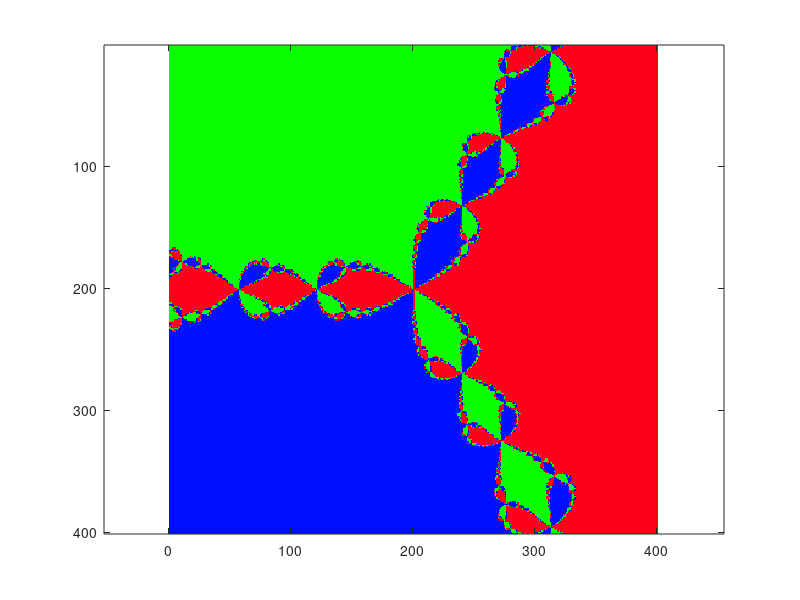

Write the MATLAB code that produced this figure.
x = -2 : 0.01 : 2;
y = -2 : 0.01 : 2;
[a, b] = meshgrid(x, y);
    Z = a+1i*b;
for ii = 1:1:1000
    Z = Z - (Z-Z.^-2)/3;
end
RZ = real(Z);
IZ = imag(Z);
Rt1 = sqrt((abs(1-RZ)).^2+(abs(0-IZ)).^2);
Rt2 = sqrt((abs(-0.5-RZ)).^2+(abs((sqrt(3)/2)-IZ)).^2);
Rt3 = sqrt((abs(-0.5-RZ)).^2+(abs((-sqrt(3)/2)-IZ)).^2);
Fractal = zeros(size(Z));
Fractal = Fractal + 3*(Rt1 < 0.1);
Fractal = Fractal + 2*(Rt2 < 0.1);
Fractal = Fractal + (Rt3 < 0.1);
imagesc(Fractal);
axis equal tight
colormap(hsv);


